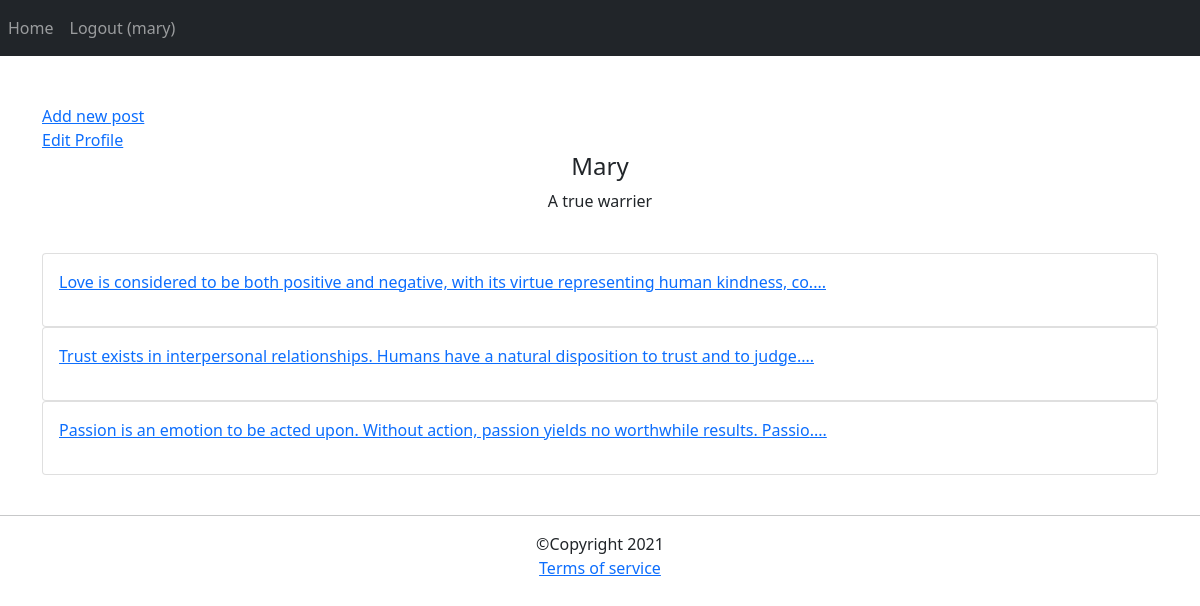
Page /account/dashboard/1/ (signed in) on the committed database.
### account/models.py (models this page shows)
class Profile(models.Model):
    user = models.OneToOneField(User, on_delete=models.CASCADE)
    bio = models.TextField(null=True, blank=True)
    age = models.PositiveSmallIntegerField(null=True, blank=True)
    phone = models.PositiveIntegerField(null=True, blank=True)

### posts/models.py (models this page shows, shortened)
class Post(models.Model):
    user = models.ForeignKey(User, on_delete=models.CASCADE)
    body = models.TextField(max_length=500)
    slug = models.SlugField(max_length=200)
    created = models.DateTimeField(auto_now_add=True)
    def get_absolute_url(self):
        return reverse('posts:post_detail', args=[self.created.year, self.created.month, self.created.day, self.slug])

### account/views.py (the view)
# urls.py: path('dashboard/<int:user_id>/', views.user_dashboard, name='dashboard'),
@login_required(login_url='account:login')
def user_dashboard(request, user_id):
    user = get_object_or_404(User, id=user_id)
    posts = Post.objects.filter(user=user)
    self_dash = False
    is_following = False
    relation = Relation.objects.filter(from_user=request.user, to_user=user)
    if relation.exists():
        is_following = True
    if request.user.id == user_id:
        self_dash = True
    return render(request, 'account/dashboard.html', {'user': user, 'posts': posts, 'self_dash': self_dash, 'is_following': is_following})

### account/templates/account/dashboard.html (shortened to what this page needs)
{% extends 'base.html' %}
{% load static %}
{% block content %}
    {% if self_dash %}
    <a href="{% url 'posts:add_post' request.user.id %}"> Add new post</a><br/>
    <a href="{% url 'account:edit_profile' request.user.id %}">Edit Profile</a>
    {% endif %}
    <h4 class="text-center">{{ user|capfirst }}</h4>
    <p class="text-center">{{ user.profile.bio }}</p>
    <br/>
    {% for post in posts %}
    <div class="card">
        <p class="card-body"><a href="{{ post.get_absolute_url }}">{{ post.body|slice:":100" }}....</a> </p>
    </div>
    {% empty %}
    <p>This user has no posts yet.</p>
    {% endfor %}
<br/>
{% endblock %}

### templates/inc/navbar.html
<nav class="navbar navbar-expand-lg navbar-dark bg-dark">
  <div class="navbar-nav">
    <a class="nav-item nav-link" href="{% url 'posts:all_posts' %}">Home</a>
    {% if request.user.is_authenticated %}
        <a class="nav-item nav-link" href="{% url 'account:logout' %}">Logout ({{ request.user }})</a>
    {% else %}
    <a class="nav-item nav-link" href="{% url 'account:login' %}">Login</a>
    <a class="nav-item nav-link" href="{% url 'account:phone_login' %}">Phone Login</a>
    <a class="nav-item nav-link" href="{% url 'account:register' %}">Register</a>
    {% endif %}
  </div>
</nav>

### rows in the picture
Post: body "Love is considered to be both positive and negative, with its virtue representing human kindness, co"
Post: body "Trust exists in interpersonal relationships. Humans have a natural disposition to trust and to judge"
Post: body "Passion is an emotion to be acted upon. Without action, passion yields no worthwhile results. Passio"

### other values in the picture
{{ request.user }} "mary"
{{ user|capfirst }} "Mary"
{{ user.profile.bio }} "A true warrier"
